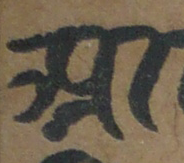
#> input picture Lab_05/q_data/chars/209.png, 184 x 163 px
$ jupyter execute --allow-errors 'Lab_05 Solutions.ipynb'   (shell and % lines are left out)
#> lines starting #> are read from the running program, lines starting #| are printed output that depends on the picture; after the words box and inside, x2 and y2 are one past the last pixel; in counts of white or black regions, pixels touching at a corner belong together
### Binary Classification on Devanagari Characters

Devanagari is the script in which Sanskrit, Hindi and Marathi (at least) are written. Optical Character Recognition algorithms aim to train a model to recognize which character of a language is written in an image (we'll discuss this in the next lab). For instance, consider this image:

The model should predict that the handwritten English character in this image is G. A similar OCR can be developed for Devanagari characters (this was the course project in the Machine Learning course in 2017-18, Sem 1).

**BUT**

We're not going to implement this right now. It's not possible to even train such a model in 2 hours. Here is what you have to do instead:

Implement a binary classifier which predicts if the given image contains a Devanagari character or not. Note that numbers and purna viraam (full stops) are not characters and everything else is.

***
**Dataset Description**

There is a directory named ```q_data``` in the same directory as this notebook which contains two directories, ```chars``` (containing images of characters) and ```non_chars``` (containing images of non-characters).

This dataset is part of the dataset developed by the TAs and students in the Machine Learning course (BITS F464) in 2017-18, Sem 1.

[cell 1]
import os
import cv2
import numpy as np
import matplotlib.pyplot as plt

from tqdm import tqdm
from keras.models import Sequential
from keras.utils import to_categorical
from keras.layers import Conv2D, MaxPooling2D, Dense, Flatten

[cell 2]
## Utility functions

def show_image(img):
    """ Call this to plot the image. """
    plt.imshow(img)
    plt.show()

You'll notice that the dataset only has 101 images in total. If only there was some way we could have more such data. Hmmm...

So you've noticed you need data augmentation for this application. But what kind? Do you really want to tell your model that the mirror image of a Devanagari 'ya' for example is also a Devanagari character?

We can apply several other ways of data augmentation here. We'll go with up-shifting and right-shifting.

The following two functions up-shift and down-shift images by ```pixel``` number of pixels. Hint: Treat images as numpy arrays for this.

[cell 3]
def translate_up(img, pixels=3):
    """ Shift image, 'img' up by 'pixel'
        number of pixels.
    """
    width = img.shape[0]
    height = img.shape[1]

    for j in range(width):
        for i in range(height):
            if (j < width - pixels and j > pixels):
                img[j][i] = img[j+pixels][i]
            else:
                img[j][i] = 255

    return img

def translate_down(img, pixels=3):
    """ Shift image, 'img' down by 'pixel'
        number of pixels.
    """
    width = img.shape[0]
    height = img.shape[1]

    for j in range(width, 1, -1):
        for i in range(height):
            if (j < width and j > pixels):
                img[j][i] = img[j-pixels][i]

    return img

We'll load and preprocess the image at the same time.

Here's what the preprocessing will involve:
1. The sizes of different images are different. The CNN we'll make won't like this. We'll need to fix it. (See [Resizing image](https://medium.com/@manivannan_data/resize-image-using-opencv-python-d2cdbbc480f0))
2. The images are kind of grainy (minute white dots in the image). We need to make them into a single continuous blob. (See [Morphological Transforms](https://docs.opencv.org/3.0-beta/doc/py_tutorials/py_imgproc/py_morphological_ops/py_morphological_ops.html), [Denoising](https://docs.opencv.org/3.0-beta/modules/photo/doc/denoising.html))
3. Do we really need such rich color gradients in this image? Can we just make the foreground into one solid color and the background into another? (See [Adaptive Thresholding and Otsu's Binarization](https://docs.opencv.org/3.4/d7/d4d/tutorial_py_thresholding.html))

[cell 4]
def transform_image(img_path, translate=None):
    """ Preprocess an image to give as an input to the
        ConvNet.

        Parameters
        ----------
        img_path: str
            Path to image
        translate: None, 'up' or 'down'
            If to translate the image and how to translate.

        Returns
        -------
        img: cv2 image
            The original image read.
        final: cv2 image
            The transformed image.
    """
#> called with img_path = 'q_data/chars/209.png'
    # Initialize kernel for morphological transforms
    kernel = np.ones((5,5),np.uint8)

    # Read the image as grayscale
    img = cv2.imread(img_path, cv2.IMREAD_GRAYSCALE)
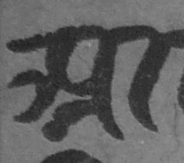
#> img: shape (163, 184); min 32, max 163, mean 95.1

    resized = cv2.resize(img, (218, 192), interpolation=cv2.INTER_AREA)

    # Denoising by blurring
    denoised = cv2.fastNlMeansDenoising(resized, 60, 7, 21)

    # Applying Otsu's binarization
    ret, thresh = cv2.threshold(denoised, 0, 255, cv2.THRESH_BINARY+cv2.THRESH_OTSU)
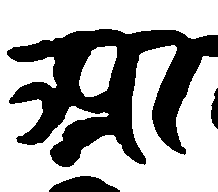
#> thresh: shape (192, 218); 64.2% white; 3 black regions, box (x1, y1, x2, y2) and area: (7, 29, 218, 167) 14039, (49, 176, 120, 192) 766, (211, 88, 218, 129) 199
#> ret = 86

    # Morphological transforms - opening and closing the picture
    opening = cv2.morphologyEx(thresh, cv2.MORPH_OPEN, kernel)
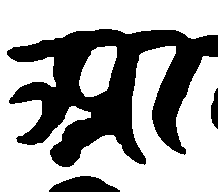
#> opening: shape (192, 218); 63.9% white; 3 black regions, box (x1, y1, x2, y2) and area: (7, 29, 218, 167) 14135, (49, 176, 120, 192) 766, (211, 88, 218, 129) 206
    closing = cv2.morphologyEx(opening, cv2.MORPH_CLOSE, kernel)
#> closing: shape (192, 218); 64% white; 3 black regions, box (x1, y1, x2, y2) and area: (8, 29, 218, 167) 14125, (50, 176, 118, 192) 760, (211, 91, 218, 127) 198

    # Resize to a smaller size
    final = cv2.resize(closing, (130, 118), interpolation=cv2.INTER_AREA)
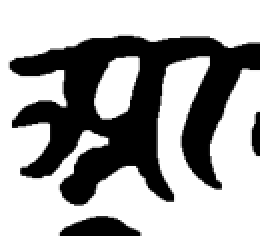
#> final: shape (118, 130) (shown 2 times larger); min 0, max 255, mean 163.1
    final = closing
    if translate is not None:
        if translate == 'up':
            final = translate_up(final)
        elif translate == 'down':
            final = translate_down(final)

    return img, final

$ run again, with Lab_05/q_data/chars/111.png copied over Lab_05/q_data/chars/209.png
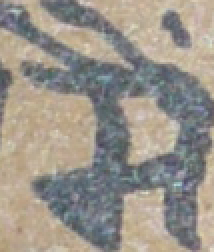
#> input picture Lab_05/q_data/chars/111.png, 107 x 126 px (shown 2 times larger)
#> in transform_image, `ret, thresh = cv2.threshold(denoised, 0, 255, cv2.THRESH_BINARY+cv2.TH..`:
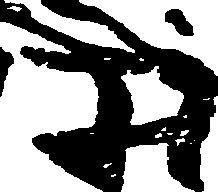
#> thresh: shape (192, 218); 55.3% white; 3 black regions, box (x1, y1, x2, y2) and area: (0, 0, 218, 192) 17898, (165, 9, 194, 36) 466, (0, 47, 14, 97) 355
#> ret = 144
#> opening: shape (192, 218); 54.2% white; 3 black regions, box (x1, y1, x2, y2) and area: (0, 0, 218, 192) 18355, (165, 9, 194, 36) 466, (0, 47, 14, 97) 355
#> closing: shape (192, 218); 54.3% white; 3 black regions, box (x1, y1, x2, y2) and area: (0, 0, 218, 192) 18339, (165, 9, 193, 36) 464, (0, 49, 14, 92) 342
#> in transform_image, `final = cv2.resize(closing, (130, 118), interpolation=cv2.INTER_AREA)`:
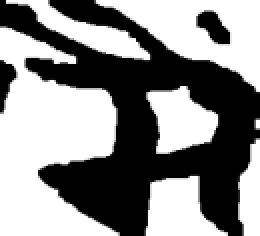
#> final: shape (118, 130) (shown 2 times larger); min 0, max 255, mean 138.4

$ run again, with Lab_05/q_data/chars/114.png copied over Lab_05/q_data/chars/209.png
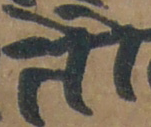
#> input picture Lab_05/q_data/chars/114.png, 151 x 127 px
#> in transform_image, `ret, thresh = cv2.threshold(denoised, 0, 255, cv2.THRESH_BINARY+cv2.TH..`:
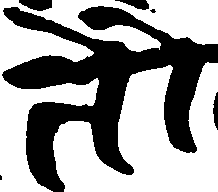
#> thresh: shape (192, 218); 60.4% white; 6 black regions (2 under 20 px), largest, box (x1, y1, x2, y2) and area: (2, 6, 218, 192) 15958, (19, 0, 52, 11) 275, (115, 0, 149, 10) 188, (213, 92, 218, 130) 133
#> ret = 96
#> opening: shape (192, 218); 60.1% white; 4 black regions (1 under 20 px), largest, box (x1, y1, x2, y2) and area: (0, 0, 218, 192) 16342, (115, 0, 156, 13) 211, (213, 92, 218, 130) 136
#> closing: shape (192, 218); 60.3% white; 3 black regions, box (x1, y1, x2, y2) and area: (3, 0, 218, 192) 16312, (123, 0, 149, 10) 181, (213, 96, 218, 126) 123
#> in transform_image, `final = cv2.resize(closing, (130, 118), interpolation=cv2.INTER_AREA)`:
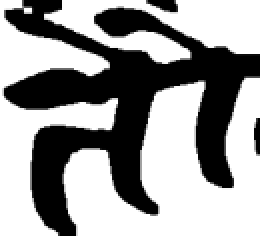
#> final: shape (118, 130) (shown 2 times larger); min 0, max 255, mean 153.8

$ run again, with Lab_05/q_data/chars/115.png copied over Lab_05/q_data/chars/209.png
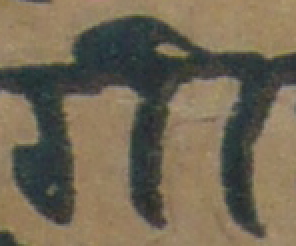
#> input picture Lab_05/q_data/chars/115.png, 148 x 123 px (shown 2 times larger)
#> in transform_image, `ret, thresh = cv2.threshold(denoised, 0, 255, cv2.THRESH_BINARY+cv2.TH..`:
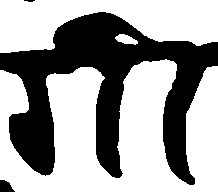
#> thresh: shape (192, 218); 62.8% white; 3 black regions (1 under 20 px), largest, box (x1, y1, x2, y2) and area: (0, 12, 218, 185) 15431, (0, 180, 15, 192) 129
#> ret = 95
#> opening: shape (192, 218); 62.7% white; 3 black regions (1 under 20 px), largest, box (x1, y1, x2, y2) and area: (0, 12, 218, 185) 15470, (0, 180, 15, 192) 129
#> closing: shape (192, 218); 62.8% white; 2 black regions, box (x1, y1, x2, y2) and area: (0, 12, 218, 185) 15462, (0, 180, 13, 192) 126
#> in transform_image, `final = cv2.resize(closing, (130, 118), interpolation=cv2.INTER_AREA)`:
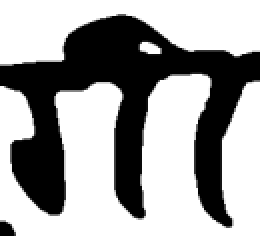
#> final: shape (118, 130) (shown 2 times larger); min 0, max 255, mean 160
